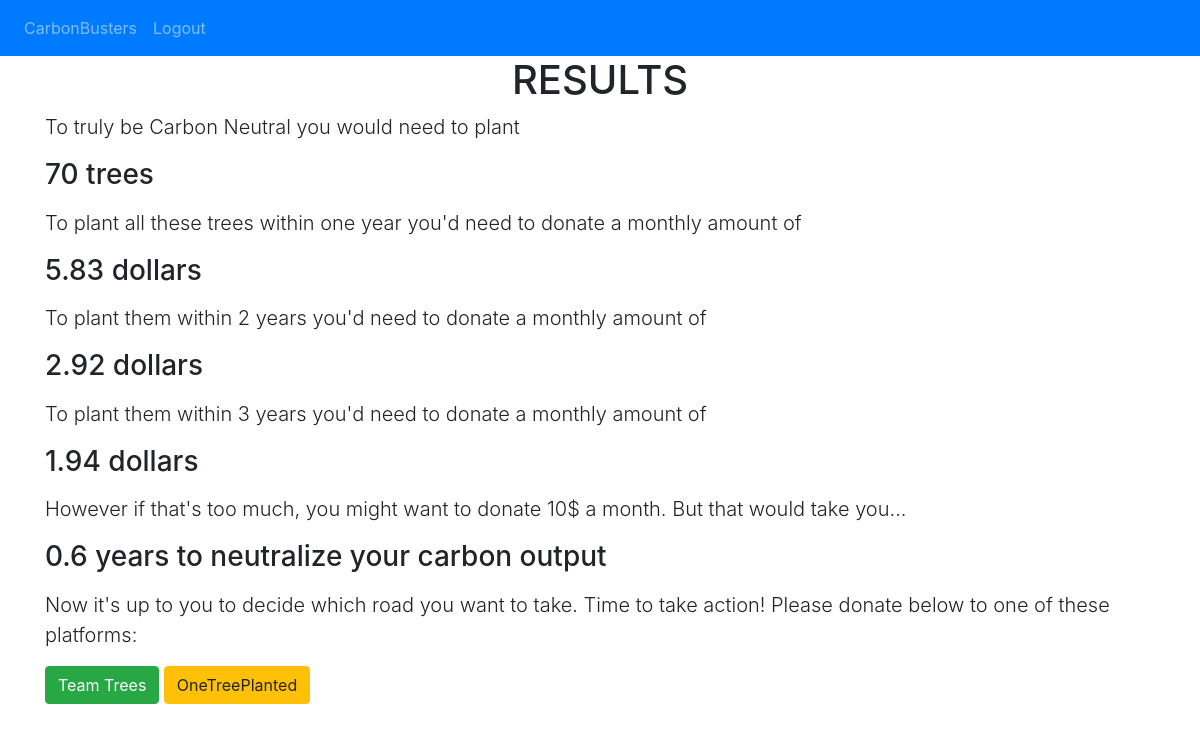
Page / (signed in) on the earlier database version.
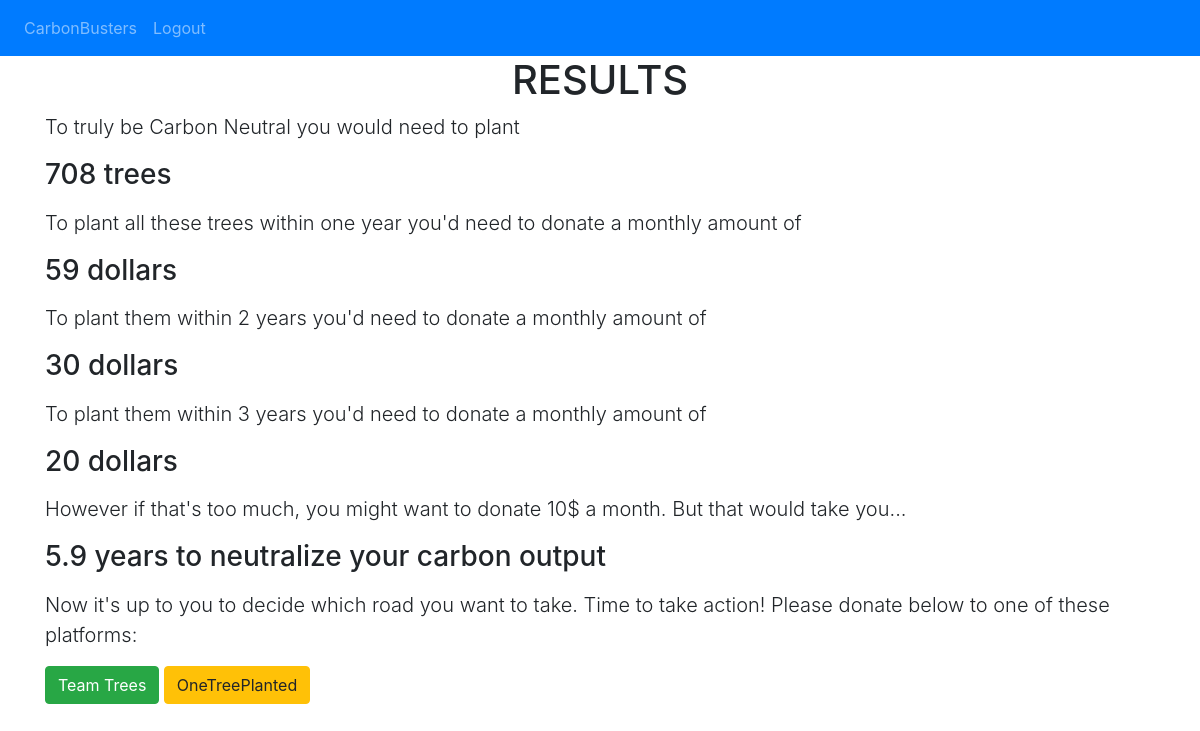
Same page on the later database version.
### website/models.py (models this page shows)
class User(db.Model, UserMixin):
    id = db.Column(db.Integer, primary_key=True)
    email = db.Column(db.String(150), unique=True)
    password = db.Column(db.String(150))
    first_Name = db.Column(db.String(150))
    last_Name = db.Column(db.String(150))
    co2emissions = db.Column(db.Integer)
    trees = db.Column(db.Integer)
    one_year = db.Column(db.Integer)
    two_years = db.Column(db.Integer)
    three_years = db.Column(db.Integer)
    ten_dollar = db.Column(db.Integer)

### website/views.py (the view)
@views.route('/')
@login_required
def home():
    return render_template('home.html', user=current_user)

### website/__init__.py (called while the page is built)
def create_app():
    app = Flask(__name__)
    app.config['SECRET_KEY'] = 'group project'
    app.config['SQLALCHEMY_DATABASE_URI'] = f'sqlite:///{DB_NAME}'
    db.init_app(app)
    from .views import views
    from .auth import auth
    app.register_blueprint(views, url_prefix='/')
    app.register_blueprint(auth, url_prefix='/')
    from .models import User
    create_database(app)
    login_manager = LoginManager()
    login_manager.login_view = 'auth.login'
    login_manager.init_app(app)
    @login_manager.user_loader
    def load_user(id):
        return User.query.get(int(id))
    return app

### website/templates/home.html
{% extends "base.html" %} {% block title %}Home{% endblock %} {% block content
    %}
    <h1 align="center">RESULTS</h1>
    <p class="lead">To truly be Carbon Neutral you would need to plant <h3>{{ user.trees }} trees</h3></p>
    <p class="lead">To plant all these trees within one year you'd need to donate a monthly amount of<h3>{{ user.one_year }} dollars</h3></p>
    <p class="lead">To plant them within 2 years you'd need to donate a monthly amount of<h3>{{ user.two_years }} dollars</h3></p>
    <p class="lead">To plant them within 3 years you'd need to donate a monthly amount of<h3>{{ user.three_years }} dollars</h3></p>
    <p class="lead">However if that's too much, you might want to donate 10$ a month. But that would take you...<h3>{{ user.ten_dollar }} years to neutralize your carbon output</h3></p>
    <p class="lead">Now it's up to you to decide which road you want to take. Time to take action! Please donate below to one of these platforms:</p>
    <button onclick="window.location.href= 'https://teamtrees.org/';" target="_blank" rel="noopener noreferrer" type="button"  class="btn btn-success">Team Trees</button>       <button onclick="window.location.href= 'https://onetreeplanted.org/products/plant-trees?variant=31367539589182';" target="_blank" rel="noopener noreferrer" type="button" class="btn btn-warning">OneTreePlanted</button>
    {% endblock %}

### website/templates/base.html (shortened to what this page needs)
<!DOCTYPE html>
<html>
  <head>
    <link
      rel="stylesheet"
      href="https://stackpath.bootstrapcdn.com/bootstrap/4.4.1/css/bootstrap.min.css"
    />
    <link
      rel="stylesheet"
      href="https://stackpath.bootstrapcdn.com/font-awesome/4.7.0/css/font-awesome.min.css"
    />
  </head>
  <body>
    <nav class="navbar navbar-expand-lg navbar-dark bg-primary">
      <div class="collapse navbar-collapse" id="navbar">
        <div class="navbar-nav">
          {% if user.is_authenticated %}
          <a class="nav-item nav-link" id="home" href="/">CarbonBusters</a>
          <a class="nav-item nav-link" id="logout" href="/logout">Logout</a>
          {% else %}
          <a class="nav-item nav-link" id="login" href="/login">Login</a>
          <a class="nav-item nav-link" id="signUp" href="/sign-up">Sign Up</a>
          {% endif %}
        </div>
      </div>
    </nav>
    <div class="container">{% block content %} {% endblock %}</div>
  </body>
</html>

Differences in the rows shown:
changed User: trees "70" → "708"; one_year "5.83" → "59"; two_years "2.92" → "30"; three_years "1.94" → "20"; ten_dollar "0.6" → "5.9"
